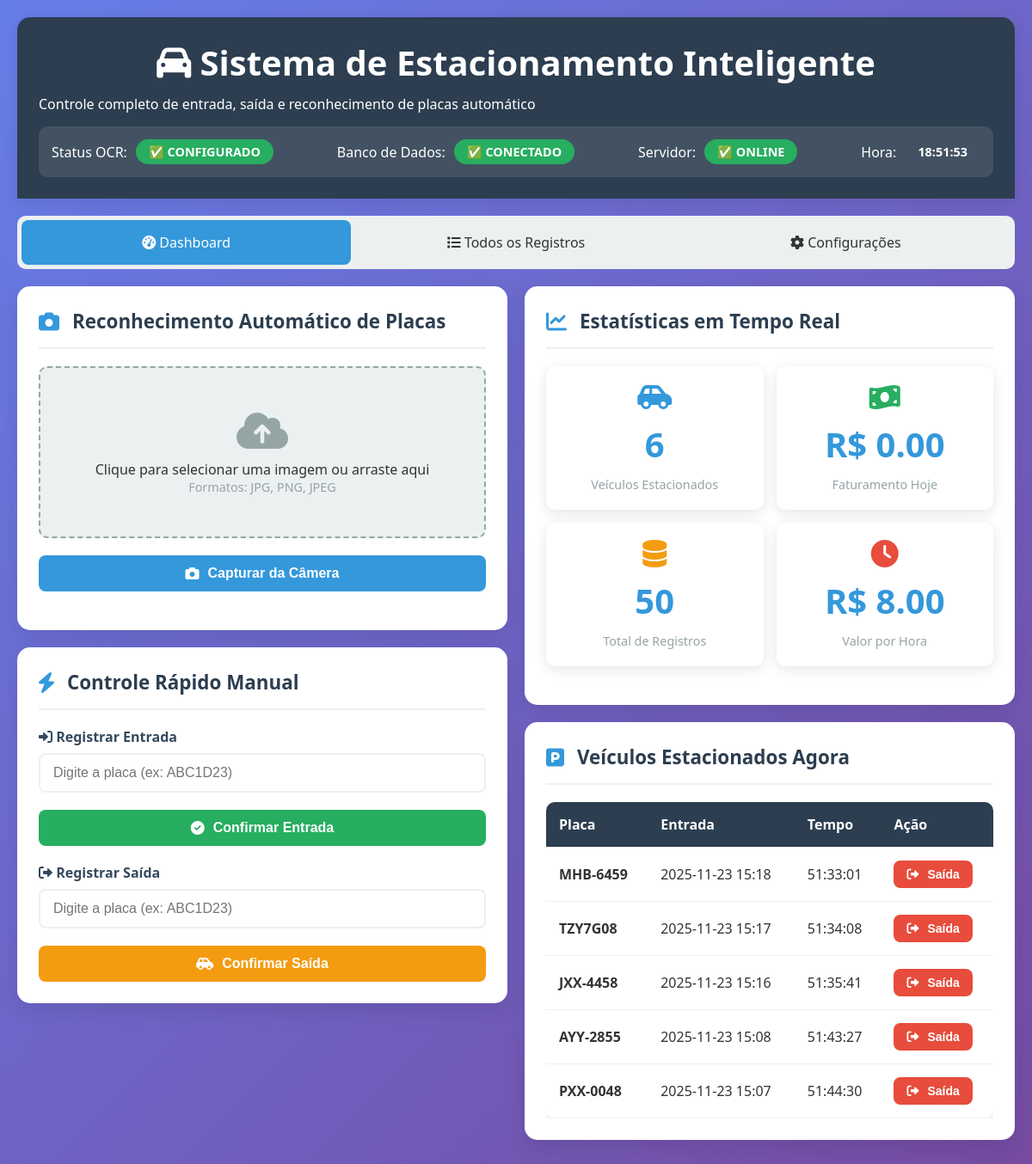
The page / on the database its author committed.
### tables this page shows
CREATE TABLE registros_placas (
                    id INTEGER PRIMARY KEY AUTOINCREMENT,
                    placa VARCHAR(10) NOT NULL,
                    horario_entrada DATETIME,
                    horario_saida DATETIME,
                    dia DATE,
                    tempo_permanencia TEXT,
                    valor_cobrado DECIMAL(10,2),
                    status TEXT DEFAULT 'estacionado',
                    created_at TIMESTAMP DEFAULT CURRENT_TIMESTAMP
                );

### app.py (the view)
@app.route('/')
def index():
    try:
        filtro = request.args.get('filtro', 'todos')
        placa_busca = request.args.get('placa', '')
        dia_busca = request.args.get('dia', '')
        aba_atual = request.args.get('aba', 'tab-dashboard')
        if placa_busca:
            registros = db.buscar_registros(placa=placa_busca, limit=50)
        elif dia_busca:
            registros = db.buscar_registros(dia=dia_busca)
        elif filtro == 'estacionados':
            registros = db.buscar_registros(apenas_estacionados=True)
        else:
            registros = db.buscar_registros(limit=20)
        estatisticas = db.get_estatisticas()
        configuracao = db.get_configuracoes()
        return render_template('index.html',
                             estatisticas=estatisticas,
                             registros=registros,
                             configuracao=configuracao,
                             easyocr_configurado=EASYOCR_CONFIGURADO,
                             tesseract_configurado=TESSERACT_CONFIGURADO,
                             now=datetime.now(),
                             filtro_atual=filtro,
                             placa_busca=placa_busca,
                             dia_busca=dia_busca,
                             aba_atual=aba_atual)
    except Exception as e:
        print(f"❌ Erro na rota principal: {e}")
        return "Erro interno do servidor", 500

### templates/index.html (shortened to what this page needs)
<!DOCTYPE html>
<html lang="pt-BR">
<head>
    <link href="https://cdnjs.cloudflare.com/ajax/libs/font-awesome/6.0.0/css/all.min.css" rel="stylesheet">
</head>
<body>
    <div class="container">
        <div class="header">
            <h1><i class="fas fa-car"></i> Sistema de Estacionamento Inteligente</h1>
            <p>Controle completo de entrada, saída e reconhecimento de placas automático</p>
            <div class="status-bar">
                <div class="status-item">
                    <span>Status OCR:</span>
                    <span class="status-badge {% if tesseract_configurado %}status-success{% else %}status-danger{% endif %}">
                        {% if tesseract_configurado %}✅ CONFIGURADO{% else %}❌ NÃO DISPONÍVEL{% endif %}
                    </span>
                </div>
                <div class="status-item">
                    <span>Banco de Dados:</span>
                    <span class="status-badge status-success">✅ CONECTADO</span>
                </div>
                <div class="status-item">
                    <span>Servidor:</span>
                    <span class="status-badge status-success">✅ ONLINE</span>
                </div>
                <div class="status-item">
                    <span>Hora:</span>
                    <span class="status-badge" id="currentTime">{{ now.strftime('%H:%M:%S') }}</span>
                </div>
            </div>
        </div>
        <div class="nav-tabs">
            <div class="nav-tab {% if aba_atual == 'tab-dashboard' %}active{% endif %}" onclick="openTab('tab-dashboard')">
                <i class="fas fa-tachometer-alt"></i> Dashboard
            </div>
            <div class="nav-tab {% if aba_atual == 'tab-registros' %}active{% endif %}" onclick="openTab('tab-registros')">
                <i class="fas fa-list"></i> Todos os Registros
            </div>
            <div class="nav-tab {% if aba_atual == 'tab-config' %}active{% endif %}" onclick="openTab('tab-config')">
                <i class="fas fa-cog"></i> Configurações
            </div>
        </div>
        <div id="tab-dashboard" class="tab-content {% if aba_atual == 'tab-dashboard' %}active{% endif %}">
            <div class="main-grid">
                <div>
                    <div class="card fade-in">
                        <div class="card-header">
                            <i class="fas fa-camera"></i>
                            <h2>Reconhecimento Automático de Placas</h2>
                        </div>
                        <div class="image-container" id="imageContainer">
                            <div class="upload-area" id="uploadArea" onclick="document.getElementById('fileInput').click()">
                                <i class="fas fa-cloud-upload-alt"></i>
                                <p>Clique para selecionar uma imagem ou arraste aqui</p>
                                <p class="stat-label">Formatos: JPG, PNG, JPEG</p>
                            </div>
                        </div>
                        <div class="form-group">
                            <button class="btn btn-primary btn-block" onclick="captureFromCamera()">
                                <i class="fas fa-camera"></i> Capturar da Câmera
                            </button>
                        </div>
                    </div>
                    <div class="card fade-in" style="margin-top: 20px;">
                        <div class="card-header">
                            <i class="fas fa-bolt"></i>
                            <h2>Controle Rápido Manual</h2>
                        </div>
                        <form action="/registrar_entrada" method="post">
                            <div class="form-group">
                                <label for="placaEntrada"><i class="fas fa-sign-in-alt"></i> Registrar Entrada</label>
                                <input type="text" id="placaEntrada" name="placa" class="form-control"
                                       placeholder="Digite a placa (ex: ABC1D23)" required
                                       pattern="[A-Za-z0-9]{7}" title="Placa deve ter 7 caracteres alfanuméricos">
                            </div>
                            <button type="submit" class="btn btn-success btn-block">
                                <i class="fas fa-check-circle"></i> Confirmar Entrada
                            </button>
                        </form>
                        <form action="/registrar_saida" method="post" style="margin-top: 20px;">
                            <div class="form-group">
                                <label for="placaSaida"><i class="fas fa-sign-out-alt"></i> Registrar Saída</label>
                                <input type="text" id="placaSaida" name="placa" class="form-control"
                                       placeholder="Digite a placa (ex: ABC1D23)" required
                                       pattern="[A-Za-z0-9]{7}" title="Placa deve ter 7 caracteres alfanuméricos">
                            </div>
                            <button type="submit" class="btn btn-warning btn-block">
                                <i class="fas fa-car-side"></i> Confirmar Saída
                            </button>
                        </form>
                    </div>
                </div>
                <div>
                    <div class="card fade-in">
                        <div class="card-header">
                            <i class="fas fa-chart-line"></i>
                            <h2>Estatísticas em Tempo Real</h2>
                        </div>
                        <div class="stats-grid">
                            <div class="stat-card">
                                <i class="fas fa-car-side" style="color: var(--secondary); font-size: 2em;"></i>
                                <div class="stat-number" id="estacionadosCount">{{ estatisticas.estacionados }}</div>
                                <div class="stat-label">Veículos Estacionados</div>
                            </div>
                            <div class="stat-card">
                                <i class="fas fa-money-bill-wave" style="color: var(--success); font-size: 2em;"></i>
                                <div class="stat-number">R$ <span id="faturamentoHoje">{{ "%.2f"|format(estatisticas.faturamento_hoje) }}</span></div>
                                <div class="stat-label">Faturamento Hoje</div>
                            </div>
                            <div class="stat-card">
                                <i class="fas fa-database" style="color: var(--warning); font-size: 2em;"></i>
                                <div class="stat-number" id="totalRegistros">{{ estatisticas.total_registros }}</div>
                                <div class="stat-label">Total de Registros</div>
                            </div>
                            <div class="stat-card">
                                <i class="fas fa-clock" style="color: var(--danger); font-size: 2em;"></i>
                                <div class="stat-number">
                                    R$ <span id="valorHora">{{ "%.2f"|format(configuracao.valor_hora) if configuracao else '5.00' }}</span>
                                </div>
                                <div class="stat-label">Valor por Hora</div>
                            </div>
                        </div>
                    </div>
                    <div class="card fade-in" style="margin-top: 20px;">
                        <div class="card-header">
                            <i class="fas fa-parking"></i>
                            <h2>Veículos Estacionados Agora</h2>
                        </div>
                        <div class="table-container">
                            <table>
                                <thead>
                                    <tr>
                                        <th>Placa</th>
                                        <th>Entrada</th>
                                        <th>Tempo</th>
                                        <th>Ação</th>
                                    </tr>
                                </thead>
                                <tbody>
                                    {% for registro in registros %}
                                    {% if registro.status == 'estacionado' %}
                                    <tr>
                                        <td><strong>{{ registro.placa }}</strong></td>
                                        <td>{{ registro.horario_entrada[:16] if registro.horario_entrada }}</td>
                                        <td>
                                            {% if registro.horario_entrada %}
                                                {% set entrada = registro.horario_entrada %}
                                                {% if entrada is string %}
                                                    {% set entrada = entrada[:19] %}
                                                {% endif %}
                                                <span class="tempo-decorrido" data-entrada="{{ entrada }}">Calculando...</span>
                                            {% else %}
                                                -
                                            {% endif %}
                                        </td>
                                        <td>
                                            <form action="/registrar_saida" method="post" style="display: inline;">
                                                <button type="submit" class="btn btn-danger btn-sm">
                                                    <i class="fas fa-sign-out-alt"></i> Saída
                                                </button>
                                            </form>
                                        </td>
                                    </tr>
                                    {% endif %}
                                    {% else %}
                                    <tr>
                                        <td colspan="4" style="text-align: center; color: var(--gray);">
                                            Nenhum veículo estacionado
                                        </td>
                                    </tr>
                                    {% endfor %}
                                </tbody>
                            </table>
                        </div>
                    </div>
                </div>
            </div>
        </div>
    </div>
</body>
</html>

### rows shown on the page
registros_placas: placa "MHB-6459", horario_entrada "2025-11-23 15:18"
registros_placas: placa "TZY7G08", horario_entrada "2025-11-23 15:17"
registros_placas: placa "JXX-4458", horario_entrada "2025-11-23 15:16"
registros_placas: placa "AYY-2855", horario_entrada "2025-11-23 15:08"
registros_placas: placa "PXX-0048", horario_entrada "2025-11-23 15:07"

### other values the page prints
{{ estatisticas.estacionados }} "6"
{{ "%.2f"|format(estatisticas.faturamento_hoje) }} "0.00"
{{ estatisticas.total_registros }} "50"
{{ "%.2f"|format(configuracao.valor_hora) if configuracao else '5.00' }} "8.00"
